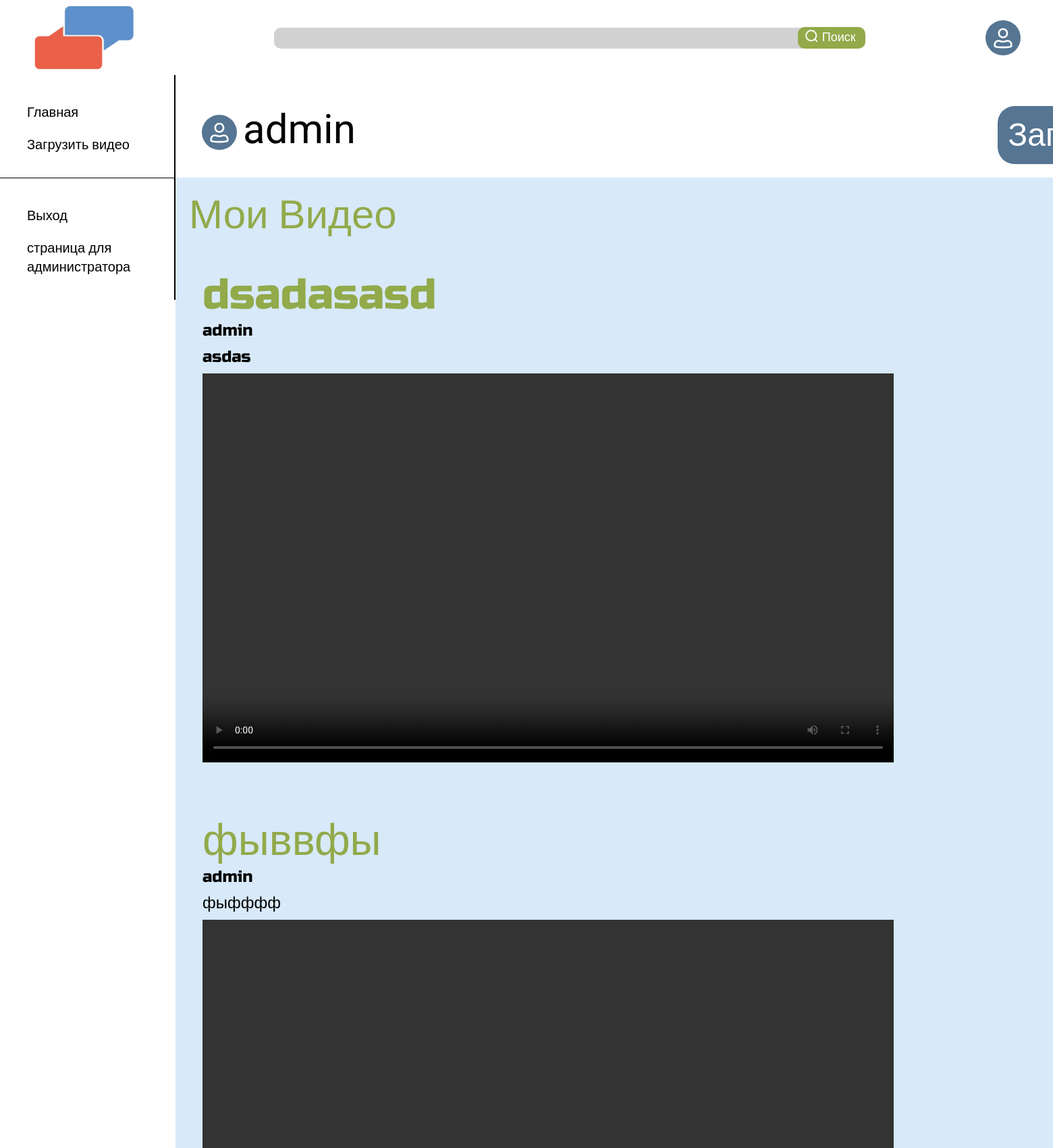
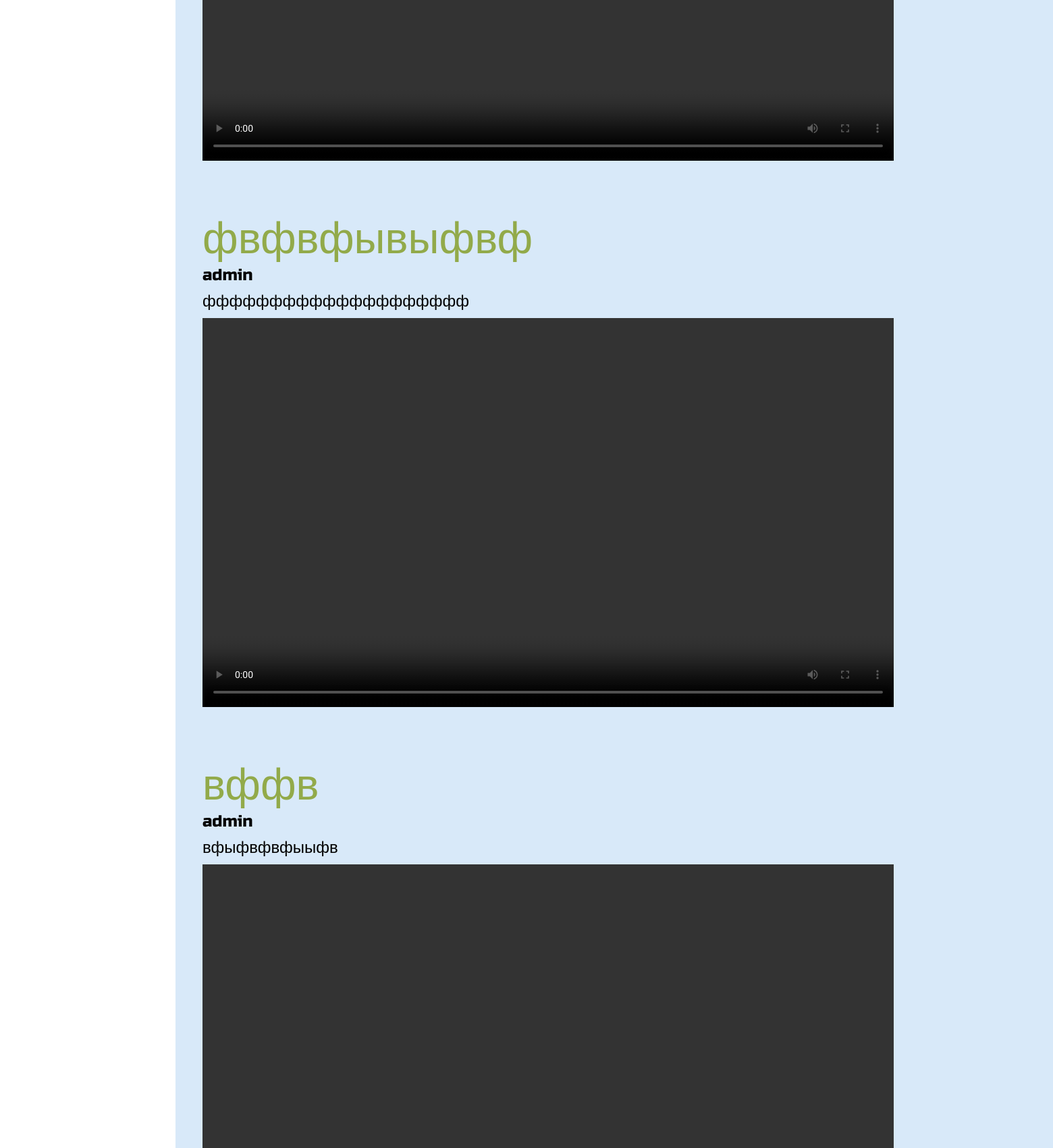
/mypage.php (signed in, upper part), run on the app's committed database (2 pictures, top to bottom).
### tables this page shows
CREATE TABLE `videos` (
  `id` int NOT NULL,
  `title` varchar(255) NOT NULL,
  `description` varchar(255) NOT NULL,
  `video` varchar(255) NOT NULL,
  `author` varchar(255) NOT NULL,
  `status` int NOT NULL
);

### connect/loadvideo.php (called while the page is built, shortened)
<?php
function getVideo2()
    {
        $nickname = $_SESSION['user']['nickname'];
        $pdo = new PDO("mysql:host = localhost;dbname=lang", "root", "root");
        $statement = $pdo->prepare("SELECT * FROM videos where `author` = '$nickname' ");
        $statement->execute();
        $videos = $statement->fetchAll(PDO::FETCH_ASSOC);
        return $videos;
    }

### mypage.php (the view, shortened to what this page needs)
<!DOCTYPE html>
<html lang="en">
<head>
    <link rel="stylesheet" href="css/style.css">
    <link rel="stylesheet" href="css/mypage.css">
</head>
<body>
<div class="wrapper">
        <header class="header">
            <a href="index.php" class="logo">
                <img src="images/logo.svg" alt="" class="logo__img">
            </a>
            <div class="header__search-inner">
                <input type="text" class="header__search">
                <button class="header__btn">Поиск</button>
            </div>
            <a href="mypage.php" class="header__registration">
                <img src="images/avatar.svg" alt="" class="header__registration">
            </a>
        </header>
        <main class="main">
            <div class="main__inner">
                <sidebar class="sidebar">
                    <ul class="sidebar__list">
                        <li class="sidebar__list-item"><a href="index.php" class="sidebar__list-link">Главная</a></li>
                        <li class="sidebar__list-item"><a href="upload.php" class="sidebar__list-link">Загрузить видео</a></li>
                    </ul>
                    <ul class="sidebar__list">
                    <?php
                        if(isset($_SESSION['user']))
                        {
                        echo '<li class="sidebar__list-item"><a href="connect/logout.php" class="sidebar__list-link"> Выход</a></li>';
                            if($_SESSION['user']['status']!='S')
                            {
                                echo '<li class="sidebar__list-item"><a href="adminpage.php" class="sidebar__list-link"class="sidebar__list-link" > страница для администратора</a></li>';
                            }
                        }
                        else
                        {
                            echo ' <li class="sidebar__list-item"><a class="sidebar__list-link" href="registration.php"><p>Зарегистрироваться</p></a></li>
                            <li class="sidebar__list-item"><a class="sidebar__list-link" href="authorisation.php"><p>Войти</p></a></li>';
                        }
                            ?>
                    </ul>
                </sidebar>
                <section class="page">
                    <div class="page__item">
                        <h2 class="name-1"> <?= $_SESSION['user']['nickname'] ?></h2>
                        <a href="upload.php" class="page__load">Загрузить видео</a>
                    </div>
                    <div class="page__item-inner">
                        <h1 class="page__item-inner-title">Мои Видео</h1>
                        <?php
        require_once 'connect/loadvideo.php';
        $videos = getVideo2();
        foreach (array_reverse($videos) as $video ):
        ?>
        <form method="GET" action="videopage.php">
                <div class="search__item">
                <button class="button__video" type="submit" ><h2 class="search__text"><?= $video['title']?></h2></a>
                <p class="search__text2" ><?= $video['author'] ?></p>
                <p class="search__text2" ><?= $video['description'] ?></p>
                <video controls="controls" src="<?= $video['video']?>" width="1024" height="576">
             </div>
           </form>
        <?php
        endforeach;
        ?>
                    </div>
                </section>
</body>
</html>

### css/style.css (style rules this page uses)
* { padding: 0; margin: 0; border: 0; }
*, *:before, *:after { -webkit-box-sizing: border-box; box-sizing: border-box; }
nav, footer, header, aside { display: block; }
html, body { height: 100%; width: 100%; font-size: 100%; line-height: 1; font-size: 14px; -ms-text-size-adjust: 100%; -moz-text-size-adjust: 100%; -webkit-text-size-adjust: 100%; }
input, button, textarea { font-family: inherit; }
button { cursor: pointer; }
a, a:visited { text-decoration: none; }
ul li { list-style: none; }
img { vertical-align: top; }
h1, h2, h3, h4, h5, h6 { font-size: inherit; font-weight: inherit; }
body { font-family: 'Roboto', sans-serif; }
a { display: inline-block; }
.wrapper { min-height: 100%; }
.header { display: flex; justify-content: space-between; text-align: center; align-items: center; grid-area: header; grid-template-rows: 1fr; }
.logo { margin-left: 21px; }
.header__search-inner { text-align: center; }
.header__search { width: 793px; background: #D1D1D1; border-radius: 10px; height: 31px; }
.header__btn { background: #92AA4A; border-radius: 10px; color: #fff; width: 100px; margin-left: -21px; padding-top: 4px; padding-bottom: 7px; font-size: 18px; line-height: 21px; margin-top: 1px; color: #FFFFFF; padding-left: 22px; position: relative; }
.header__btn::before { content: ''; background-image: url(../images/Vector.svg); width: 22px; height: 22px; position: absolute; top: 0px; left: 7px; }
.header__registration { margin-right: 24px; }
.main { display: flex; background: #D8E9F9; justify-content: space-between; }
.main__inner { display: flex; }
.sidebar { background-color: #fff; }
.sidebar__list { border-bottom:1px solid #000 ; width: 260px; padding-top: 41px; padding-bottom: 15px; border-right: 2px solid #000; }
.sidebar__list:last-child { border-bottom: none; }
.sidebar__list-item { margin-bottom: 20px; }
.sidebar__list-link { font-size: 20px; line-height: 28px; color: #000000; margin-left: 40px; font-family: 'Roboto', sans-serif; }
.search__item { margin-bottom: 75px; margin-left: 20px; }
.search__text { font-family: 'Russo One', sans-serif; font-size: 64px; line-height: 77px; color: #92AA4A; }
.search__text2 { margin-bottom: 10px; font-family: 'Russo One', sans-serif; font-size: 24px; }
.button__video { text-align: left; background: none; width: 100%; }

### css/mypage.css (style rules this page uses)
a { display: inline-block; }
.main { background: #fff; }
.page { width: 1643px; text-align: center; }
.page__item { display: flex; justify-content: space-between; margin-top: 46px; margin-bottom: 20px; }
.name-1 { font-weight: 400; font-size: 60px; line-height: 70px; color: #000000; margin-left: 100px; position: relative; }
.name-1::after { content: ""; position: absolute; background-image: url(../images/avatar.svg); width: 52px; height:52px; top: 13px; left: -61px; }
.page__load { font-weight: 400; font-size: 48px; line-height: 56px; color: #FFFFFF; background: #557592; border-radius: 25px; padding: 15px; margin-right: 30px; }
.page__item-inner { background: #D8E9F9; padding-left: 20px; }
.page__item-inner-title { font-weight: 400; font-size: 60px; line-height: 70px; color: #92AA4A; text-align: left; padding-top: 20px; margin-bottom: 45px; }

### data on the page
videos: title "dsadasasd", author "admin", description "asdas"
videos: title "фыввфы", author "admin", description "фыфффф"
videos: title "фвфвфывыфвф", author "admin", description "фффффффффффффффффффф"
videos: title "вффв", author "admin", description "вфыфвфвфыыфв"

### other printed values
$_SESSION['user']['nickname'] "admin"
